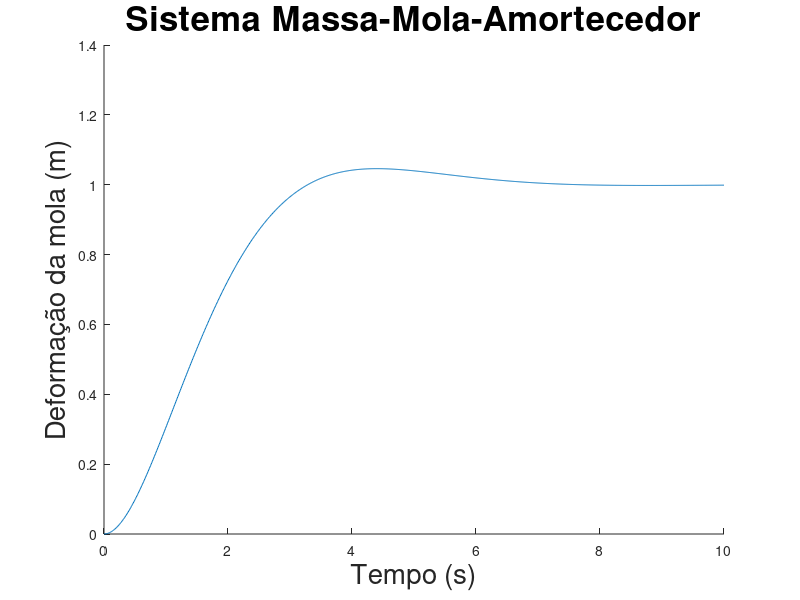

Write MATLAB code to recreate this figure.
x = @(t) 1 - exp(-0.7*t).*(cos(t*sqrt(51)/10) + 7*sqrt(51)/51*sin(t*sqrt(51)/10));
t = linspace(0, 10, 1000);
hold on
plot(t, x(t))
title('Sistema Massa-Mola-Amortecedor', 'FontSize', 25)
xlabel('Tempo (s)', 'FontSize', 20)
ylabel('Deformação da mola (m)', 'FontSize', 20)
hold off
